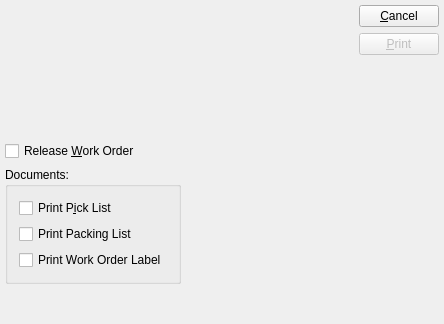
<?xml version="1.0" encoding="UTF-8"?>
<ui version="4.0">
 <comment>This file is part of the xTuple ERP: PostBooks Edition, a free and
open source Enterprise Resource Planning software suite,
Copyright (c) 1999-2019 by OpenMFG LLC, d/b/a xTuple.
It is licensed to you under the Common Public Attribution License
version 1.0, the full text of which (including xTuple-specific Exhibits)
is available at www.xtuple.com/CPAL.  By using this software, you agree
to be bound by its terms.</comment>
 <class>printWoTraveler</class>
 <widget class="QDialog" name="printWoTraveler">
  <property name="geometry">
   <rect>
    <x>0</x>
    <y>0</y>
    <width>444</width>
    <height>324</height>
   </rect>
  </property>
  <property name="sizePolicy">
   <sizepolicy hsizetype="Preferred" vsizetype="Preferred">
    <horstretch>0</horstretch>
    <verstretch>0</verstretch>
   </sizepolicy>
  </property>
  <property name="windowTitle">
   <string>Print W/O Traveler</string>
  </property>
  <layout class="QVBoxLayout">
   <property name="spacing">
    <number>0</number>
   </property>
   <property name="margin">
    <number>5</number>
   </property>
   <item>
    <layout class="QVBoxLayout">
     <item>
      <layout class="QHBoxLayout">
       <item>
        <widget class="WoCluster" name="_wo">
         <property name="sizePolicy">
          <sizepolicy hsizetype="Fixed" vsizetype="Fixed">
           <horstretch>0</horstretch>
           <verstretch>0</verstretch>
          </sizepolicy>
         </property>
         <property name="minimumSize">
          <size>
           <width>290</width>
           <height>130</height>
          </size>
         </property>
        </widget>
       </item>
       <item>
        <spacer>
         <property name="orientation">
          <enum>Qt::Horizontal</enum>
         </property>
         <property name="sizeType">
          <enum>QSizePolicy::Expanding</enum>
         </property>
         <property name="sizeHint" stdset="0">
          <size>
           <width>20</width>
           <height>20</height>
          </size>
         </property>
        </spacer>
       </item>
       <item>
        <layout class="QVBoxLayout">
         <item>
          <widget class="QPushButton" name="_close">
           <property name="text">
            <string>&amp;Cancel</string>
           </property>
          </widget>
         </item>
         <item>
          <widget class="QPushButton" name="_print">
           <property name="enabled">
            <bool>false</bool>
           </property>
           <property name="text">
            <string>&amp;Print</string>
           </property>
           <property name="default">
            <bool>true</bool>
           </property>
          </widget>
         </item>
         <item>
          <spacer>
           <property name="orientation">
            <enum>Qt::Vertical</enum>
           </property>
           <property name="sizeHint" stdset="0">
            <size>
             <width>20</width>
             <height>20</height>
            </size>
           </property>
          </spacer>
         </item>
        </layout>
       </item>
      </layout>
     </item>
     <item>
      <layout class="QHBoxLayout">
       <item>
        <widget class="XCheckBox" name="_releaseWo">
         <property name="text">
          <string>Release &amp;Work Order</string>
         </property>
        </widget>
       </item>
       <item>
        <spacer>
         <property name="orientation">
          <enum>Qt::Horizontal</enum>
         </property>
         <property name="sizeType">
          <enum>QSizePolicy::Expanding</enum>
         </property>
         <property name="sizeHint" stdset="0">
          <size>
           <width>20</width>
           <height>20</height>
          </size>
         </property>
        </spacer>
       </item>
      </layout>
     </item>
     <item>
      <layout class="QHBoxLayout">
       <item>
        <widget class="QGroupBox" name="_documentsGroup">
         <property name="title">
          <string>Documents:</string>
         </property>
         <layout class="QVBoxLayout">
          <item>
           <widget class="XCheckBox" name="_pickList">
            <property name="text">
             <string>Print P&amp;ick List</string>
            </property>
           </widget>
          </item>
          <item>
           <widget class="XCheckBox" name="_packingList">
            <property name="text">
             <string>Print Packing List</string>
            </property>
           </widget>
          </item>
          <item>
           <widget class="XCheckBox" name="_woLabel">
            <property name="text">
             <string>Print Work Order Label</string>
            </property>
           </widget>
          </item>
         </layout>
        </widget>
       </item>
       <item>
        <spacer>
         <property name="orientation">
          <enum>Qt::Horizontal</enum>
         </property>
         <property name="sizeType">
          <enum>QSizePolicy::Expanding</enum>
         </property>
         <property name="sizeHint" stdset="0">
          <size>
           <width>20</width>
           <height>20</height>
          </size>
         </property>
        </spacer>
       </item>
      </layout>
     </item>
    </layout>
   </item>
   <item>
    <spacer>
     <property name="orientation">
      <enum>Qt::Vertical</enum>
     </property>
     <property name="sizeType">
      <enum>QSizePolicy::Expanding</enum>
     </property>
     <property name="sizeHint" stdset="0">
      <size>
       <width>20</width>
       <height>20</height>
      </size>
     </property>
    </spacer>
   </item>
  </layout>
 </widget>
 <layoutdefault spacing="6" margin="11"/>
 <customwidgets>
  <customwidget>
   <class>WoCluster</class>
   <extends>QWidget</extends>
   <header>wocluster.h</header>
  </customwidget>
  <customwidget>
   <class>XCheckBox</class>
   <extends>QCheckBox</extends>
   <header>xcheckbox.h</header>
  </customwidget>
 </customwidgets>
 <tabstops>
  <tabstop>_wo</tabstop>
  <tabstop>_releaseWo</tabstop>
  <tabstop>_pickList</tabstop>
  <tabstop>_packingList</tabstop>
  <tabstop>_woLabel</tabstop>
  <tabstop>_print</tabstop>
  <tabstop>_close</tabstop>
 </tabstops>
 <resources/>
 <connections>
  <connection>
   <sender>_close</sender>
   <signal>clicked()</signal>
   <receiver>printWoTraveler</receiver>
   <slot>reject()</slot>
   <hints>
    <hint type="sourcelabel">
     <x>20</x>
     <y>20</y>
    </hint>
    <hint type="destinationlabel">
     <x>20</x>
     <y>20</y>
    </hint>
   </hints>
  </connection>
 </connections>
</ui>
